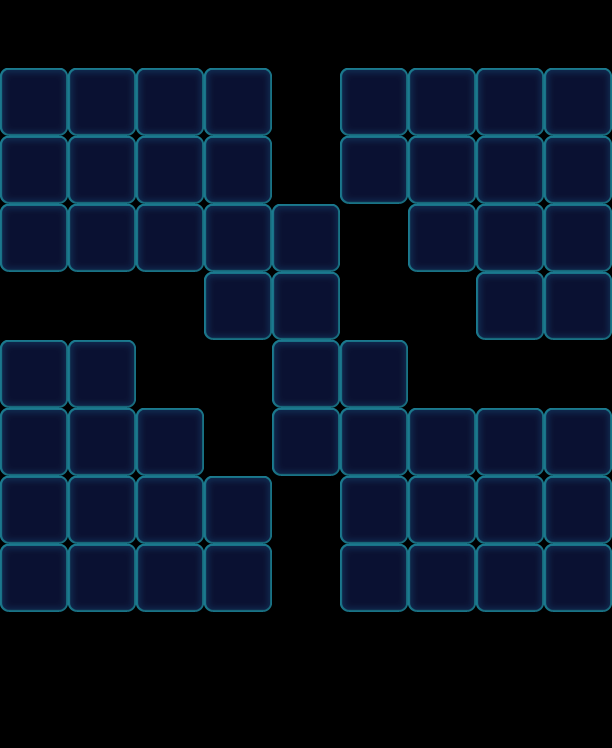

Tiled map render using the project's own tile images. Description and the map definition, with tile-layer contents summarised, below:
An orthogonal 9x11 tile map with 68x68 px tiles, 1 tile layer (Valid), 2 tilesets and 16 objects (8x Boss, 8x Factory_Normal).

<map version="1.0" orientation="orthogonal" width="9" height="11" tilewidth="68" tileheight="68">
 <properties>
  <property name="Connect" value="03,86,1|13,76,1|23,66,1|32,57,1|52,37,1|63,26,1|74,15,1|84,05,1" />
 </properties>
 <tileset firstgid="1" name="game_grid1" tilewidth="68" tileheight="68">
  <image source="game_grid1.png" width="68" height="68" />
 </tileset>
 <tileset firstgid="2" name="map" tilewidth="68" tileheight="68">
  <image source="map.png" width="1024" height="1024" />
 </tileset>
 <layer name="Valid" width="9" height="11">
  <data>[99 cells, 56 non-empty, 1 distinct tile ids]</data>
 </layer>
 <objectgroup name="BottomObj" width="9" height="11" />
 <objectgroup name="MiddleObj" width="9" height="11" />
 <objectgroup color="#000000" name="TopObj" width="9" height="11">
  <object name="10" type="Boss" x="272" y="204" width="68" height="68">
   <properties>
    <property name="BossName" value="Color1" />
    <property name="BossType" value="ColorBoss" />
    <property name="BossTypeConfig" value="Blue,Green,Yellow,Purple" />
   </properties>
  </object>
  <object name="10" type="Boss" x="272" y="408" width="68" height="68">
   <properties>
    <property name="BossName" value="Color2" />
    <property name="BossType" value="ColorBoss" />
    <property name="BossTypeConfig" value="Blue,Green,Yellow,Purple" />
   </properties>
  </object>
  <object name="10" type="Factory_Normal" x="0" y="0" width="68" height="68">
   <properties>
    <property name="FactoryColorsConfig" value="Blue,Green,Yellow,Purple,Orange" />
   </properties>
  </object>
  <object name="10" type="Boss" x="340" y="408" width="68" height="68">
   <properties>
    <property name="BossName" value="Color2" />
    <property name="BossType" value="ColorBoss" />
    <property name="BossTypeConfig" value="Blue,Green,Yellow,Purple" />
   </properties>
  </object>
  <object name="10" type="Boss" x="340" y="340" width="68" height="68">
   <properties>
    <property name="BossName" value="Color2" />
    <property name="BossType" value="ColorBoss" />
    <property name="BossTypeConfig" value="Blue,Green,Yellow,Purple" />
   </properties>
  </object>
  <object name="10" type="Boss" x="272" y="340" width="68" height="68">
   <properties>
    <property name="BossName" value="Color2" />
    <property name="BossType" value="ColorBoss" />
    <property name="BossTypeConfig" value="Blue,Green,Yellow,Purple" />
   </properties>
  </object>
  <object name="10" type="Boss" x="204" y="204" width="68" height="68">
   <properties>
    <property name="BossName" value="Color1" />
    <property name="BossType" value="ColorBoss" />
    <property name="BossTypeConfig" value="Blue,Green,Yellow,Purple" />
   </properties>
  </object>
  <object name="10" type="Boss" x="204" y="272" width="68" height="68">
   <properties>
    <property name="BossName" value="Color1" />
    <property name="BossType" value="ColorBoss" />
    <property name="BossTypeConfig" value="Blue,Green,Yellow,Purple" />
   </properties>
  </object>
  <object name="10" type="Boss" x="272" y="272" width="68" height="68">
   <properties>
    <property name="BossName" value="Color1" />
    <property name="BossType" value="ColorBoss" />
    <property name="BossTypeConfig" value="Blue,Green,Yellow,Purple" />
   </properties>
  </object>
  <object name="10" type="Factory_Normal" x="68" y="0" width="68" height="68">
   <properties>
    <property name="FactoryColorsConfig" value="Blue,Green,Yellow,Purple,Orange" />
   </properties>
  </object>
  <object name="10" type="Factory_Normal" x="136" y="0" width="68" height="68">
   <properties>
    <property name="FactoryColorsConfig" value="Blue,Green,Yellow,Purple,Orange" />
   </properties>
  </object>
  <object name="10" type="Factory_Normal" x="204" y="0" width="68" height="68">
   <properties>
    <property name="FactoryColorsConfig" value="Blue,Green,Yellow,Purple,Orange" />
   </properties>
  </object>
  <object name="10" type="Factory_Normal" x="340" y="0" width="68" height="68">
   <properties>
    <property name="FactoryColorsConfig" value="Blue,Green,Yellow,Purple,Orange" />
   </properties>
  </object>
  <object name="10" type="Factory_Normal" x="408" y="0" width="68" height="68">
   <properties>
    <property name="FactoryColorsConfig" value="Blue,Green,Yellow,Purple,Orange" />
   </properties>
  </object>
  <object name="10" type="Factory_Normal" x="476" y="0" width="68" height="68">
   <properties>
    <property name="FactoryColorsConfig" value="Blue,Green,Yellow,Purple,Orange" />
   </properties>
  </object>
  <object name="10" type="Factory_Normal" x="544" y="0" width="68" height="68">
   <properties>
    <property name="FactoryColorsConfig" value="Blue,Green,Yellow,Purple,Orange" />
   </properties>
  </object>
 </objectgroup>
 <objectgroup color="#00ff00" name="CeilObj" width="9" height="11" />
</map>
